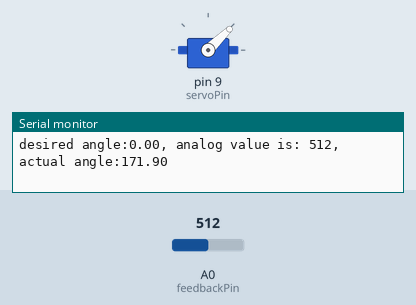
Simulated run of this sketch. Board: Arduino Uno, built with avr-gcc and run on an emulated ATmega328P. Shown: servo, the last lines printed to the serial monitor. Inputs (shaded band) come from the test bench; at power-on: A0 (feedbackPin) = 512. Random numbers use the default seed unless the sketch sets one.

Above: at 0.1 s.
At 11.1 s:
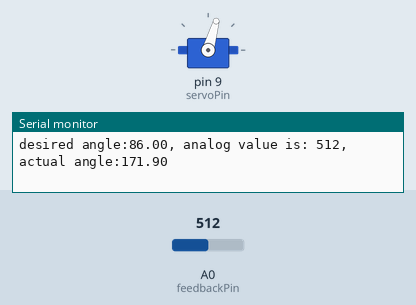
At 21.1 s:
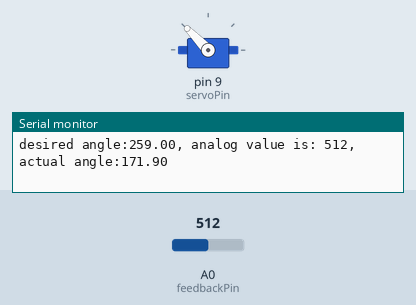
At 38.1 s:
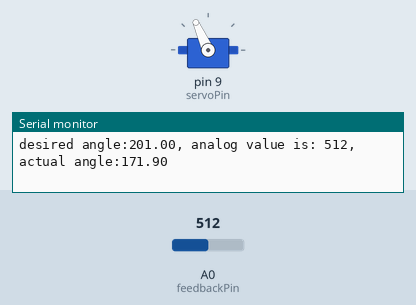
Timing chart, 0 to 40.0 s (numbered marks = the images above):
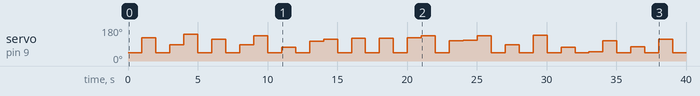

The sketch:

data_collected.ino
```cpp
#include <Servo.h>
int feedbackPin=A0;
int servoPin=9;
int feedback;
Servo MyServo;

void setup() {
Serial.begin(9600);
MyServo.attach(servoPin);
//MyServo.write(0);
}

void loop() {
for (float pos=0; pos <=280; pos +=random(281)){
  float PWM = mapFloat (pos,0.0,280.0,1000.0,2000.0);
  MyServo.writeMicroseconds((int)PWM);
  Serial.print("desired angle:" +String(pos));
  Serial.print(", ");
  feedback=analogRead(feedbackPin);
  Serial.print("analog value is: " +String(feedback));
  Serial.print(", ");
  //float feedback_angle = mapFloat(feedback,0.0,.0,0.0,280.0);
  float feedback_angle = mapFloat(feedback,27.0,817.0,0.0,280.0);
  //float actual_angle = -1.3259*feedback_angle+288.97;
  Serial.println("actual angle:" +String(feedback_angle));
  delay(1000);
  }
}

float mapFloat(float x, float in_min, float in_max, float out_min, float out_max) {
  return (x - in_min) * (out_max - out_min) / (in_max - in_min) + out_min;
}
```

Measured:
- by itself, servo on pin 9 (servoPin): 44° → 123° at 1.0 s, → 44° 1.0 s later, → 85° 1.0 s later, → 141° 1.0 s later, … (39 changes in this stretch)
